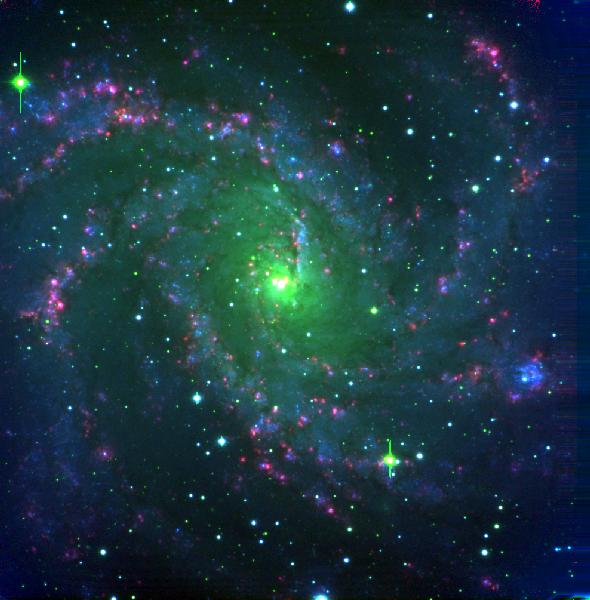
%> input picture NGC.jpg, 590 x 600 px
$ octave SVD.m   (GNU Octave 9; MATLAB toolbox functions it lacks are replaced by stand-ins)
%> lines starting %> are read from the running program, lines starting %| are printed output that depends on the picture
clear all
close all
clc

A = imread('NGC.jpg');
%> A is the input picture: size 600x590x3 uint8; mean R, G, B 27.2, 54, 63.9
% Credit Nordic Optical Telescope
% NGC 6946
size_A = size(A)
%> size_A = [600 590 3]
imshow(A)
title('Orignal image')

A_grey = rgb2gray(A);
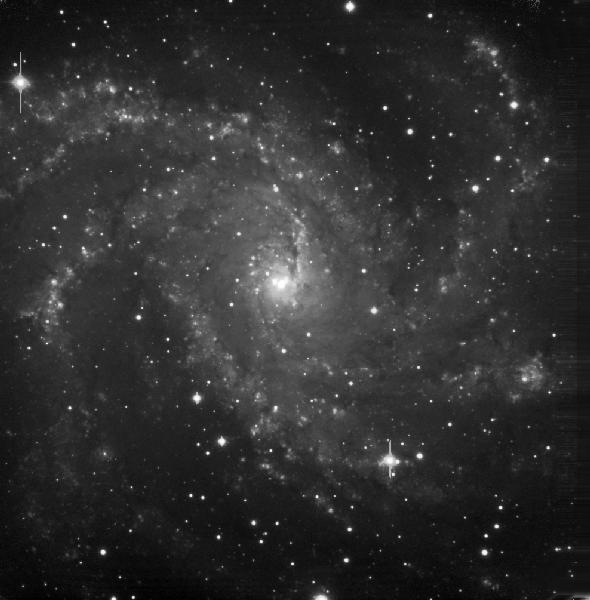
%> A_grey: size 600x590 uint8; min 0, max 255, mean 47.1
imshow(A_grey)
title('Grey scale image')
size_A_grey = size(A_grey);
%> size_A_grey = [600 590]

A_grey  = double(A_grey);
%> A_grey: size 600x590 double
[U S V]=svd(A_grey);

%plot of singular values
s=diag(S);
%> s = 590 values, max 30824.4 at index 1, min 0.175 at index 590, mean 260
figure()
semilogy(s)
title('singular values semilog scale')
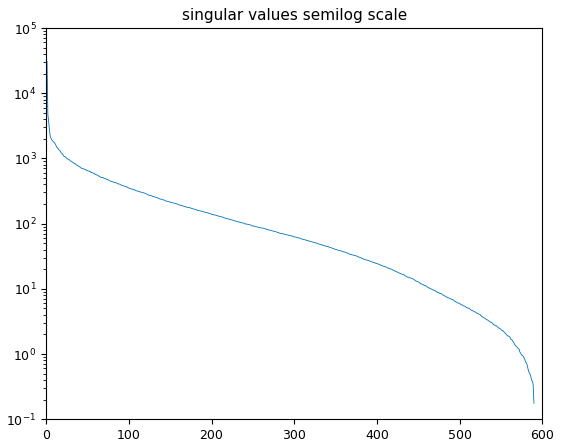
%> figure redrawn from the program's plot data; curve peaks at x = 1, y = 30824.4
A_grey100 = U(:,1:100)*S(1:100,1:100)*V(:,1:100)';
A_grey50 = U(:,1:50)*S(1:50,1:50)*V(:,1:50)';
A_grey25 = U(:,1:25)*S(1:25,1:25)*V(:,1:25)';
A_grey12 = U(:,1:12)*S(1:12,1:12)*V(:,1:12)';


%spectral norm
r_spectral_norm_100 = s(101)/s(1)
%> r_spectral_norm_100 = 0.0112
r_spectral_norm_50 = s(51)/s(1)
%> r_spectral_norm_50 = 0.0208
r_spectral_norm_25 = s(26)/s(1)
%> r_spectral_norm_25 = 0.0317
r_spectral_norm_12 = s(13)/s(1)
%> r_spectral_norm_12 = 0.0479


%normalize the matrix (between 0 and 1)
m = max(max(A_grey100));
%> m = 263.7
A_grey100 = A_grey100/m;

m = max(max(A_grey50));
%> m = 270.2
A_grey50 = A_grey50/m;

m = max(max(A_grey25));
%> m = 288.7
A_grey25 = A_grey25/m;

m = max(max(A_grey12));
%> m = 284.2
A_grey12 = A_grey12/m;

figure
subplot(2,2,1)

imshow(A_grey100)
title('100')

subplot(2,2,2)
imshow(A_grey50)
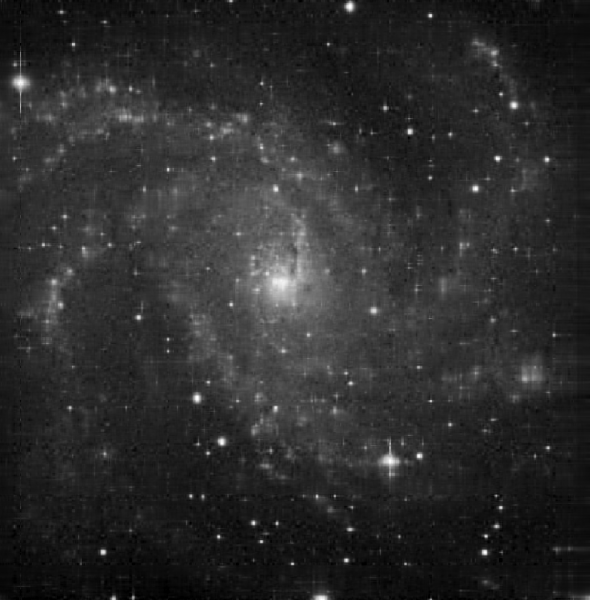
%> displayed picture: size 600x590, on the screen's scale of 0 to 255; min 0, max 255, mean 44.5
title('50')

subplot(2,2,3)
imshow(A_grey25)
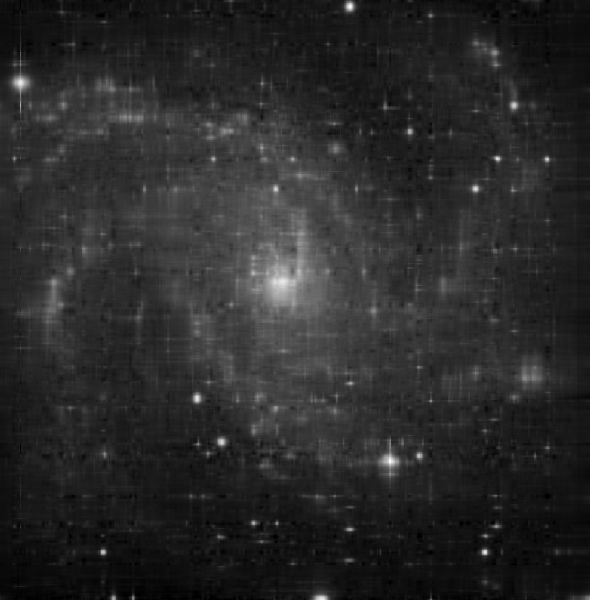
%> displayed picture: size 600x590, on the screen's scale of 0 to 255; min 0, max 255, mean 41.6
title('25')

subplot(2,2,4)
imshow(A_grey12)
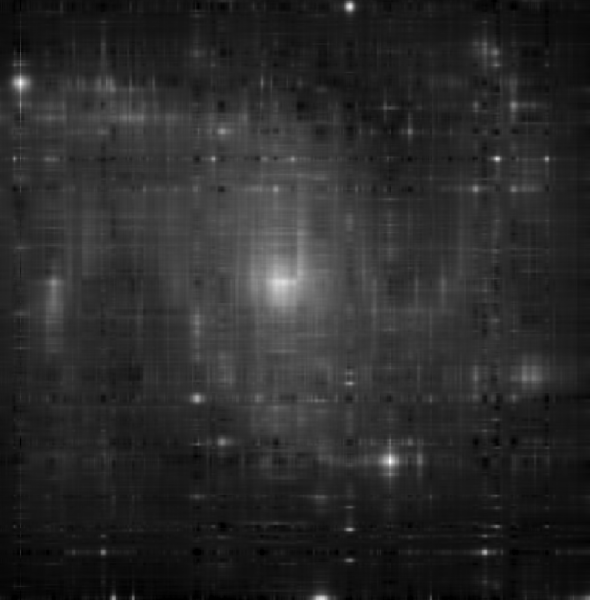
%> displayed picture: size 600x590, on the screen's scale of 0 to 255; min 0, max 255, mean 42.3
title('12')


%relative spectral norm
for n =10:100
    r_spectral_norm(n-9) = s(n+1)/s(1);
end
%> after the loop, r_spectral_norm = 91 values, max 0.0542 at index 1, min 0.0112 at index 91, mean 0.0224
figure
plot(10:100,r_spectral_norm,'b*-')
title('Relative spectral norm')
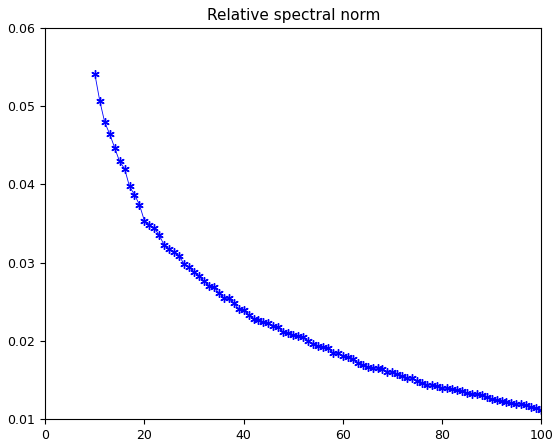
%> figure redrawn from the program's plot data; curve peaks at x = 10, y = 0.0542
